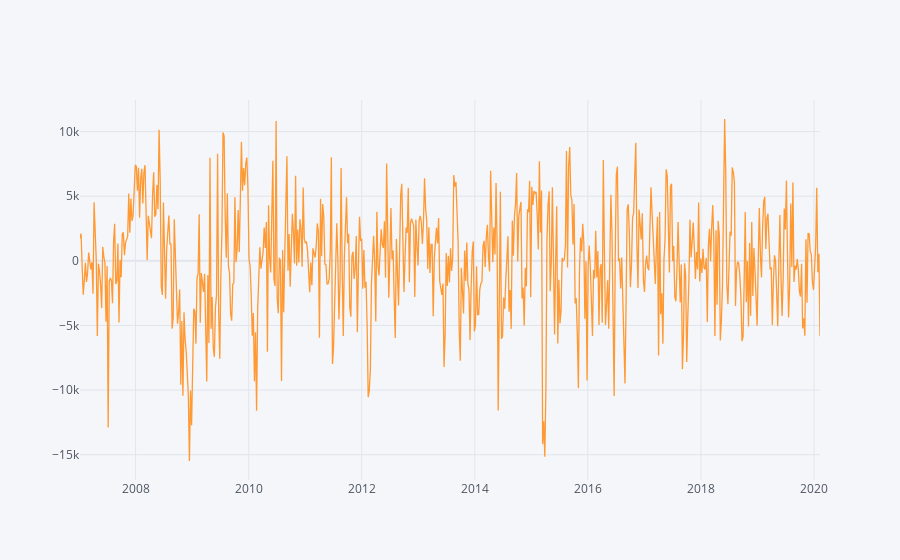

The cell this chart's notebook holds for it:
### Code cell
reg(6, 7, "general").resta.iplot()

### Figure 1 — Plotly figure (JSON) as saved in the notebook; plotly's stock layout.template omitted (floating-point values rounded to 4 significant figures; data arrays with more than 128 entries replaced by an {"elided": "..."} marker saying what was removed)
{"data": [{"line": {"color": "rgba(255, 153, 51, 1.0)", "dash": "solid", "shape": "linear", "width": 1.3}, "mode": "lines", "name": "resta", "text": "", "type": "scatter", "x": {"elided": "684 str values"}, "y": {"elided": "684 float values"}}], "layout": {"legend": {"bgcolor": "#F5F6F9", "font": {"color": "#4D5663"}}, "paper_bgcolor": "#F5F6F9", "plot_bgcolor": "#F5F6F9", "title": {"font": {"color": "#4D5663"}}, "xaxis": {"gridcolor": "#E1E5ED", "showgrid": true, "tickfont": {"color": "#4D5663"}, "title": {"font": {"color": "#4D5663"}, "text": ""}, "zerolinecolor": "#E1E5ED"}, "yaxis": {"gridcolor": "#E1E5ED", "showgrid": true, "tickfont": {"color": "#4D5663"}, "title": {"font": {"color": "#4D5663"}, "text": ""}, "zerolinecolor": "#E1E5ED"}}}
